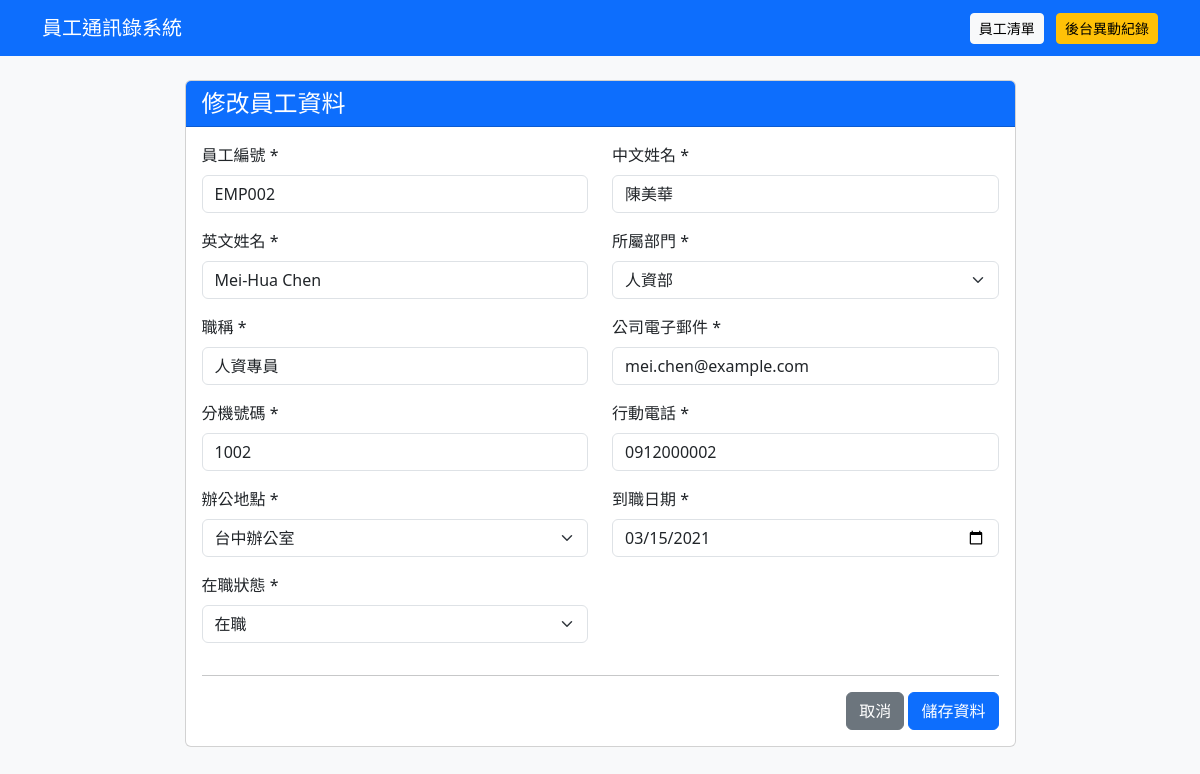
The page /employees/2/edit on the database its author committed.
### tables this page shows
CREATE TABLE employees (
            id INTEGER PRIMARY KEY AUTOINCREMENT,
            employee_no TEXT NOT NULL UNIQUE,
            chinese_name TEXT NOT NULL,
            english_name TEXT NOT NULL,
            department TEXT NOT NULL,
            position TEXT NOT NULL,
            email TEXT NOT NULL UNIQUE,
            extension TEXT NOT NULL,
            mobile TEXT NOT NULL,
            office_location TEXT NOT NULL,
            hire_date TEXT NOT NULL,
            status TEXT NOT NULL
        );

### app.py (the view, shortened to what this page needs)
@app.route("/employees/<int:employee_id>/edit", methods=["GET", "POST"])
def edit_employee(employee_id):
    conn = get_db()
    employee = conn.execute("""
        SELECT *
        FROM employees
        WHERE id = ?
    """, (employee_id,)).fetchone()
    conn.close()
    if employee is None:
        abort(404)
    return render_template(
        "employee_form.html",
        employee=employee,
        mode="修改"
    )

### app.py (called while the page is built)
def get_db():
    conn = sqlite3.connect(DATABASE)
    conn.row_factory = sqlite3.Row
    return conn

### templates/employee_form.html (shortened to what this page needs)
{% extends "base.html" %}
{% block content %}
<div class="row justify-content-center">
    <div class="col-lg-9">
        <div class="card">
            <div class="card-header bg-primary text-white">
                <h4 class="mb-0">
                    {{ mode }}員工資料
                </h4>
            </div>
            <div class="card-body">
                <form method="POST">
                    <div class="row">
                        <div class="col-md-6 mb-3">
                            <label class="form-label">
                                員工編號 *
                            </label>
                            <input type="text" name="employee_no" class="form-control" required maxlength="20"
                                value="{{ employee['employee_no'] if employee else '' }}">
                        </div>
                        <div class="col-md-6 mb-3">
                            <label class="form-label">
                                中文姓名 *
                            </label>
                            <input type="text" name="chinese_name" class="form-control" required maxlength="50"
                                value="{{ employee['chinese_name'] if employee else '' }}">
                        </div>
                        <div class="col-md-6 mb-3">
                            <label class="form-label">
                                英文姓名 *
                            </label>
                            <input type="text" name="english_name" class="form-control" required maxlength="100"
                                value="{{ employee['english_name'] if employee else '' }}">
                        </div>
                        <div class="col-md-6 mb-3">
                            <label class="form-label">
                                所屬部門 *
                            </label>
                            <select name="department" class="form-select" required>
                                {% set departments = [
                                '資訊部',
                                '人資部',
                                '財務部',
                                '行銷部',
                                '業務部',
                                '客服部',
                                '研發部',
                                '法務部',
                                '設計部',
                                '行政部'
                                ] %}
                                {% for dept in departments %}
                                <option value="{{ dept }}" {% if employee and employee['department']==dept %} selected
                                    {% endif %}>
                                    {{ dept }}
                                </option>
                                {% endfor %}
                            </select>
                        </div>
                        <div class="col-md-6 mb-3">
                            <label class="form-label">
                                職稱 *
                            </label>
                            <input type="text" name="position" class="form-control" required maxlength="50"
                                value="{{ employee['position'] if employee else '' }}">
                        </div>
                        <div class="col-md-6 mb-3">
                            <label class="form-label">
                                公司電子郵件 *
                            </label>
                            <input type="email" name="email" class="form-control" required
                                value="{{ employee['email'] if employee else '' }}">
                        </div>
                        <div class="col-md-6 mb-3">
                            <label class="form-label">
                                分機號碼 *
                            </label>
                            <input type="text" name="extension" class="form-control" required pattern="[0-9]{4}"
                                maxlength="4" placeholder="例如：1001"
                                value="{{ employee['extension'] if employee else '' }}">
                        </div>
                        <div class="col-md-6 mb-3">
                            <label class="form-label">
                                行動電話 *
                            </label>
                            <input type="tel" name="mobile" class="form-control" required pattern="09[0-9]{8}"
                                maxlength="10" placeholder="例如：0912345678"
                                value="{{ employee['mobile'] if employee else '' }}">
                        </div>
                        <div class="col-md-6 mb-3">
                            <label class="form-label">
                                辦公地點 *
                            </label>
                            <select name="office_location" class="form-select" required>
                                {% set locations = [
                                '台北辦公室',
                                '新竹辦公室',
                                '台中辦公室',
                                '高雄辦公室'
                                ] %}
                                {% for location in locations %}
                                <option value="{{ location }}" {% if employee and employee['office_location']==location
                                    %} selected {% endif %}>
                                    {{ location }}
                                </option>
                                {% endfor %}
                            </select>
                        </div>
                        <div class="col-md-6 mb-3">
                            <label class="form-label">
                                到職日期 *
                            </label>
                            <input type="date" name="hire_date" class="form-control" required
                                value="{{ employee['hire_date'] if employee else '' }}">
                        </div>
                        <div class="col-md-6 mb-3">
                            <label class="form-label">
                                在職狀態 *
                            </label>
                            <select name="status" class="form-select" required>
                                {% for status in ['在職', '離職', '留職停薪'] %}
                                <option value="{{ status }}" {% if employee and employee['status']==status %} selected
                                    {% endif %}>
                                    {{ status }}
                                </option>
                                {% endfor %}
                            </select>
                        </div>
                    </div>
                    <hr>
                    <div class="text-end">
                        <a href="{{ url_for('index') }}" class="btn btn-secondary">
                            取消
                        </a>
                        <button type="submit" class="btn btn-primary">
                            儲存資料
                        </button>
                    </div>
                </form>
            </div>
        </div>
    </div>
</div>
{% endblock %}

### rows shown on the page
employees: employee_no "EMP002", chinese_name "陳美華", english_name "Mei-Hua Chen", department "人資部", position "人資專員", email "mei.chen@example.com", extension "1002", mobile "0912000002", office_location "台中辦公室", hire_date "03/15/2021", status "在職"

### other values the page prints
{{ mode }} "修改"
